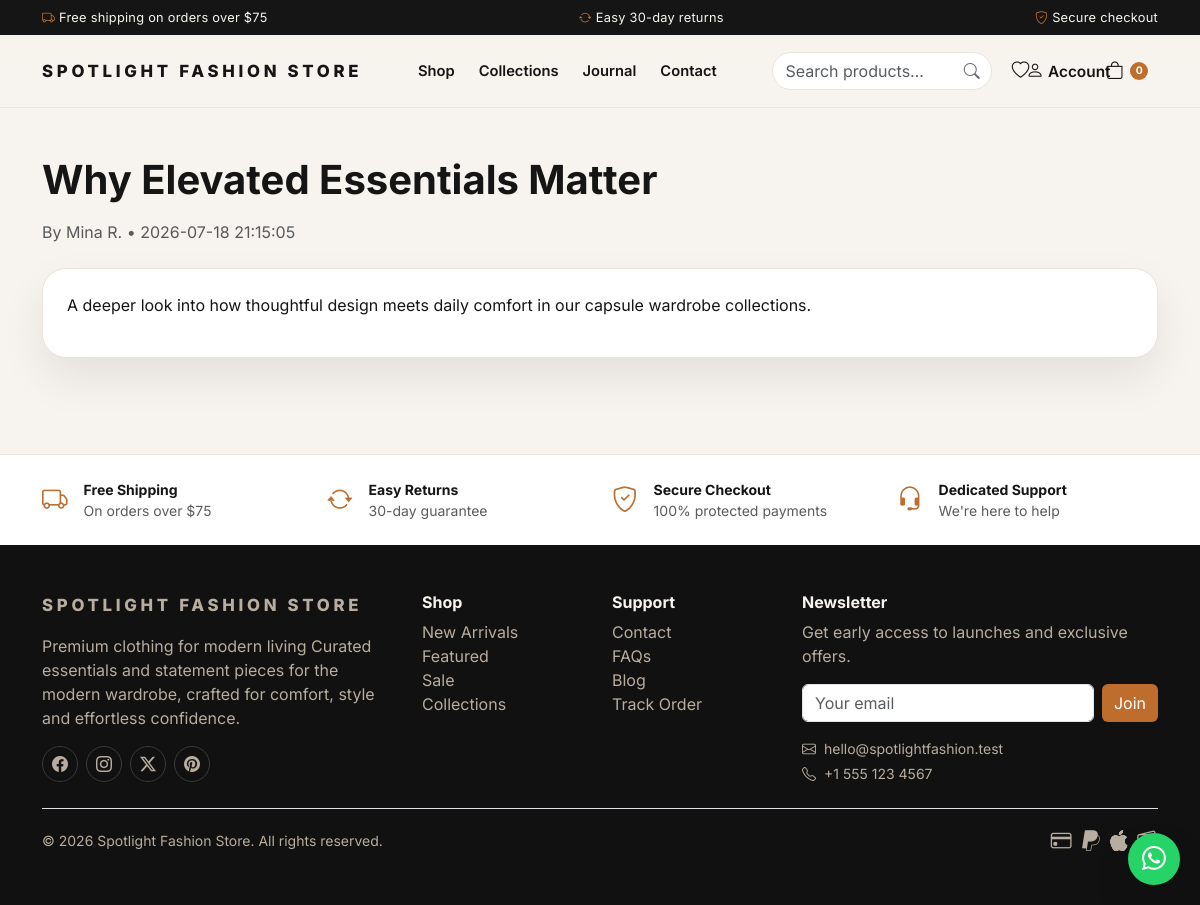
/blog.php?slug=why-elevated-essentials-matter, run on the app's committed database.
### tables this page shows
CREATE TABLE IF NOT EXISTS settings (
    id INT UNSIGNED AUTO_INCREMENT PRIMARY KEY,
    setting_key VARCHAR(100) NOT NULL UNIQUE,
    setting_value TEXT NULL,
    created_at TIMESTAMP DEFAULT CURRENT_TIMESTAMP,
    updated_at TIMESTAMP DEFAULT CURRENT_TIMESTAMP ON UPDATE CURRENT_TIMESTAMP,
    INDEX idx_setting_key (setting_key)
);

CREATE TABLE IF NOT EXISTS blog_posts (
    id INT UNSIGNED AUTO_INCREMENT PRIMARY KEY,
    title VARCHAR(220) NOT NULL,
    slug VARCHAR(220) NOT NULL UNIQUE,
    excerpt TEXT NULL,
    content LONGTEXT NULL,
    featured_image VARCHAR(255) NULL,
    author VARCHAR(120) NULL,
    status ENUM('published','draft') NOT NULL DEFAULT 'draft',
    created_at TIMESTAMP DEFAULT CURRENT_TIMESTAMP,
    updated_at TIMESTAMP DEFAULT CURRENT_TIMESTAMP ON UPDATE CURRENT_TIMESTAMP,
    INDEX idx_blog_posts_slug (slug)
);

### Includes/functions.php (called while the page is built, shortened)
<?php
function db(): PDO {
    static $pdo = null;
    if ($pdo instanceof PDO) {
        return $pdo;
    }
    $dsn = 'mysql:host=' . DB_HOST . ';port=' . DB_PORT . ';dbname=' . DB_NAME . ';charset=utf8mb4';
    try {
        $pdo = new PDO($dsn, DB_USER, DB_PASS, [
            PDO::ATTR_ERRMODE => PDO::ERRMODE_EXCEPTION,
            PDO::ATTR_DEFAULT_FETCH_MODE => PDO::FETCH_ASSOC,
            PDO::ATTR_EMULATE_PREPARES => false,
        ]);
        return $pdo;
    } catch (PDOException $exception) {
        throw new RuntimeException('Database connection failed: ' . $exception->getMessage());
    }
}
function e(string $value): string {
    return htmlspecialchars($value, ENT_QUOTES, 'UTF-8');
}
function get_setting(string $key, string $default = ''): string {
    try {
        $stmt = db()->prepare('SELECT setting_value FROM settings WHERE setting_key = ? LIMIT 1');
        $stmt->execute([$key]);
        $row = $stmt->fetch();
        return $row['setting_value'] ?? $default;
    } catch (Throwable $exception) {
        return $default;
    }
}
function get_cart_count(): int {
    return isset($_SESSION['cart']) ? count($_SESSION['cart']) : 0;
}

### blog.php (the view, shortened to what this page needs)
<?php
require_once __DIR__ . '/Includes/header.php';
$slug = sanitize($_GET['slug'] ?? '');
if ($slug !== '') {
    $stmt = db()->prepare('SELECT id, title, slug, content, excerpt, featured_image, author, created_at FROM blog_posts WHERE slug = ? AND status = "published" LIMIT 1');
    $stmt->execute([$slug]);
    $post = $stmt->fetch();
} else {
    $post = null;
}
?>
<section class="container py-5">
    <?php if ($post): ?>
        <h1 class="fw-bold mb-3"><?php echo e($post['title']); ?></h1>
        <p class="text-muted">By <?php echo e($post['author'] ?? 'Spotlight Team'); ?> • <?php echo e($post['created_at']); ?></p>
        <div class="section-card p-4 mt-4">
            <p><?php echo e($post['content']); ?></p>
        </div>
    <?php endif; ?>
</section>
<?php require_once __DIR__ . '/Includes/footer.php'; ?>

### Includes/header.php (shortened to what this page needs)
<?php
require_once __DIR__ . '/functions.php';
$cartCount = get_cart_count();
$siteName = get_setting('site_name', SITE_NAME);
$siteTagline = get_setting('site_tagline', 'Premium fashion for modern living.');
$currentPage = basename($_SERVER['SCRIPT_NAME']);
$navLinks = [
    'shop.php' => 'Shop',
    'index.php#collections' => 'Collections',
    'index.php#blog' => 'Journal',
    'index.php#contact' => 'Contact',
];
?><!DOCTYPE html>
<html lang="en">
<head>
    <link rel="stylesheet" href="https://cdn.jsdelivr.net/npm/bootstrap@5.3.3/dist/css/bootstrap.min.css">
    <link rel="stylesheet" href="https://cdn.jsdelivr.net/npm/bootstrap-icons@1.11.3/font/bootstrap-icons.css">
    <link rel="stylesheet" href="<?php echo ASSET_URL; ?>css/style.css">
</head>
<body>
<div class="announce-bar">
    <div class="container d-flex justify-content-center justify-content-md-between align-items-center flex-wrap gap-1 py-2">
        <span class="d-none d-md-inline"><i class="bi bi-truck me-1"></i>Free shipping on orders over $75</span>
        <span><i class="bi bi-arrow-repeat me-1"></i>Easy 30-day returns</span>
        <span class="d-none d-md-inline"><i class="bi bi-shield-check me-1"></i>Secure checkout</span>
    </div>
</div>
<header class="topbar">
    <div class="container py-3 d-flex justify-content-between align-items-center gap-3">
        <a class="brand" href="<?php echo BASE_URL; ?>">
            <?php echo e($siteName); ?>
        </a>
        <nav class="d-none d-lg-flex gap-4 align-items-center main-nav">
            <?php foreach ($navLinks as $href => $label): ?>
                <a href="<?php echo BASE_URL . $href; ?>" class="<?php echo (strpos($href, '#') === false && $currentPage === $href) ? 'active' : ''; ?>"><?php echo e($label); ?></a>
            <?php endforeach; ?>
        </nav>
        <div class="d-flex align-items-center gap-1 gap-md-2">
            <form class="search-form d-none d-md-flex" action="<?php echo BASE_URL; ?>shop.php" method="get" role="search">
                <input class="form-control" type="search" name="q" placeholder="Search products…" aria-label="Search products">
                <button type="submit" aria-label="Search"><i class="bi bi-search"></i></button>
            </form>
            <a class="icon-btn d-none d-sm-inline-flex" href="<?php echo BASE_URL; ?>User/wishlist.php" aria-label="Wishlist" title="Wishlist"><i class="bi bi-heart"></i></a>
            <a class="icon-btn" href="<?php echo isset($_SESSION['user_id']) ? BASE_URL . 'User/profile.php' : BASE_URL . 'login.php'; ?>" aria-label="Account" title="Account">
                <i class="bi bi-person"></i>
                <span class="d-none d-lg-inline ms-1 small fw-semibold"><?php echo isset($_SESSION['user_name']) ? e(explode(' ', $_SESSION['user_name'])[0]) : 'Account'; ?></span>
            </a>
            <a class="icon-btn cart-btn" href="<?php echo BASE_URL; ?>cart.php" aria-label="Cart">
                <i class="bi bi-bag"></i>
                <span class="cart-count" data-cart-count><?php echo (int) $cartCount; ?></span>
            </a>
        </div>
    </div>
</header>
<main class="pb-5">

### Includes/footer.php (shortened to what this page needs)
</main>
<section class="usp-bar py-4">
    <div class="container">
        <div class="row g-4 text-center text-md-start">
            <div class="col-6 col-md-3 d-flex align-items-center gap-3 justify-content-center justify-content-md-start">
                <i class="bi bi-truck"></i>
                <div>
                    <div class="fw-bold small">Free Shipping</div>
                    <div class="text-muted small">On orders over $75</div>
                </div>
            </div>
            <div class="col-6 col-md-3 d-flex align-items-center gap-3 justify-content-center justify-content-md-start">
                <i class="bi bi-arrow-repeat"></i>
                <div>
                    <div class="fw-bold small">Easy Returns</div>
                    <div class="text-muted small">30-day guarantee</div>
                </div>
            </div>
            <div class="col-6 col-md-3 d-flex align-items-center gap-3 justify-content-center justify-content-md-start">
                <i class="bi bi-shield-check"></i>
                <div>
                    <div class="fw-bold small">Secure Checkout</div>
                    <div class="text-muted small">100% protected payments</div>
                </div>
            </div>
            <div class="col-6 col-md-3 d-flex align-items-center gap-3 justify-content-center justify-content-md-start">
                <i class="bi bi-headset"></i>
                <div>
                    <div class="fw-bold small">Dedicated Support</div>
                    <div class="text-muted small">We're here to help</div>
                </div>
            </div>
        </div>
    </div>
</section>
<footer class="footer py-5">
    <div class="container">
        <div class="row g-4">
            <div class="col-lg-4">
                <a class="brand d-inline-block mb-3" href="<?php echo BASE_URL; ?>"><?php echo e($siteName); ?></a>
                <p class="text-muted"><?php echo e($siteTagline); ?> Curated essentials and statement pieces for the modern wardrobe, crafted for comfort, style and effortless confidence.</p>
                <div class="d-flex gap-2 mt-3 footer-social">
                    <a href="#" aria-label="Facebook"><i class="bi bi-facebook"></i></a>
                    <a href="#" aria-label="Instagram"><i class="bi bi-instagram"></i></a>
                    <a href="#" aria-label="Twitter"><i class="bi bi-twitter-x"></i></a>
                    <a href="#" aria-label="Pinterest"><i class="bi bi-pinterest"></i></a>
                </div>
            </div>
            <div class="col-6 col-lg-2">
                <h6 class="fw-bold">Shop</h6>
                <ul class="list-unstyled text-muted">
                    <li><a href="<?php echo BASE_URL; ?>shop.php">New Arrivals</a></li>
                    <li><a href="<?php echo BASE_URL; ?>shop.php">Featured</a></li>
                    <li><a href="<?php echo BASE_URL; ?>shop.php">Sale</a></li>
                    <li><a href="<?php echo BASE_URL; ?>index.php#collections">Collections</a></li>
                </ul>
            </div>
            <div class="col-6 col-lg-2">
                <h6 class="fw-bold">Support</h6>
                <ul class="list-unstyled text-muted">
                    <li><a href="<?php echo BASE_URL; ?>index.php#contact">Contact</a></li>
                    <li><a href="<?php echo BASE_URL; ?>index.php#faq">FAQs</a></li>
                    <li><a href="<?php echo BASE_URL; ?>index.php#blog">Blog</a></li>
                    <li><a href="<?php echo BASE_URL; ?>cart.php">Track Order</a></li>
                </ul>
            </div>
            <div class="col-lg-4">
                <h6 class="fw-bold">Newsletter</h6>
                <p class="text-muted">Get early access to launches and exclusive offers.</p>
                <form class="newsletter-form d-flex gap-2" method="post" action="<?php echo BASE_URL; ?>index.php">
                    <input class="form-control" type="email" name="email" placeholder="Your email" required>
                    <button class="btn btn-accent" type="submit">Join</button>
                </form>
                <div class="d-flex align-items-center gap-2 text-muted small mt-3">
                    <i class="bi bi-envelope"></i><span><?php echo e(SITE_EMAIL); ?></span>
                </div>
                <div class="d-flex align-items-center gap-2 text-muted small mt-1">
                    <i class="bi bi-telephone"></i><span><?php echo e(SITE_PHONE); ?></span>
                </div>
            </div>
        </div>
        <div class="d-flex flex-column flex-md-row justify-content-between align-items-center gap-2 border-top mt-4 pt-3 text-muted small">
            <span>&copy; <?php echo date('Y'); ?> <?php echo e($siteName); ?>. All rights reserved.</span>
            <div class="d-flex align-items-center gap-2 payment-icons">
                <i class="bi bi-credit-card"></i>
                <i class="bi bi-paypal"></i>
                <i class="bi bi-apple"></i>
            </div>
        </div>
    </div>
</footer>
<a class="whatsapp-float" href="https://wa.me/15551234567" target="_blank" rel="noopener" aria-label="Chat on WhatsApp">
    <i class="bi bi-whatsapp"></i>
</a>
</body>
</html>

### Assets/css/style.css (style rules this page uses)
:root { --bg: #f7f4ef; --surface: #fffdf9; --text: #151515; --muted: #6b6b6b; --accent: #be6d2c; --accent-dark: #8b4613; --accent-light: #f6e6d8; --border: #ece4db; --shadow: 0 20px 45px rgba(17, 17, 17, 0.08); --shadow-sm: 0 8px 20px rgba(17, 17, 17, 0.06); --radius-lg: 1.5rem; --radius-md: 1rem; }
* { box-sizing: border-box; }
html { scroll-behavior: smooth; scroll-padding-top: 6.5rem; }
body { font-family: "Inter", sans-serif; background: var(--bg); color: var(--text); overflow-x: hidden; }
a { text-decoration: none; color: inherit; }
.btn-accent { background: var(--accent); color: white; border: none; }
.announce-bar { background: var(--text); color: #f7f4ef; font-size: 0.8rem; letter-spacing: 0.02em; }
.announce-bar i { color: var(--accent); }
.brand { font-weight: 800; letter-spacing: 0.22em; text-transform: uppercase; font-size: 1.05rem; white-space: nowrap; }
.topbar { position: sticky; top: 0; z-index: 1030; background: rgba(247, 244, 239, 0.95); backdrop-filter: blur(14px); border-bottom: 1px solid var(--border); }
.main-nav a { position: relative; font-weight: 600; font-size: 0.92rem; color: var(--text); padding: 0.35rem 0; }
.main-nav a::after { content: ""; position: absolute; left: 0; bottom: -2px; width: 0; height: 2px; background: var(--accent); transition: width 0.2s ease; }
.search-form { position: relative; align-items: center; }
.search-form .form-control { width: 220px; border-radius: 999px; padding-right: 2.5rem; border-color: var(--border); background: white; }
.search-form button { position: absolute; right: 0.3rem; top: 50%; transform: translateY(-50%); border: none; background: transparent; color: var(--muted); width: 2rem; height: 2rem; border-radius: 50%; display: flex; align-items: center; justify-content: center; }
.icon-btn { position: relative; display: inline-flex; align-items: center; justify-content: center; width: 2.5rem; height: 2.5rem; border-radius: 50%; font-size: 1.1rem; color: var(--text); transition: background 0.2s ease, color 0.2s ease; }
.icon-btn.cart-btn { width: auto; padding: 0 0.6rem; gap: 0.25rem; }
.cart-count { position: absolute; top: -0.15rem; right: -0.15rem; background: var(--accent); color: white; font-size: 0.65rem; font-weight: 700; min-width: 1.15rem; height: 1.15rem; border-radius: 50%; display: flex; align-items: center; justify-content: center; padding: 0 0.2rem; }
.icon-btn.cart-btn .cart-count { position: static; margin-left: 0.15rem; }
.section-card { background: white; border-radius: var(--radius-lg); box-shadow: var(--shadow); border: 1px solid var(--border); }
.usp-bar { background: white; border-top: 1px solid var(--border); }
.usp-bar i { font-size: 1.6rem; color: var(--accent); flex-shrink: 0; }
.footer { background: #111; color: #f7f4ef; }
.footer a, .footer .text-muted, .footer p { color: #b7ada0 !important; }
.footer h5, .footer h6 { color: #f7f4ef; }
.footer-social a { width: 2.25rem; height: 2.25rem; border-radius: 50%; border: 1px solid #3a3a3a; display: inline-flex; align-items: center; justify-content: center; }
.payment-icons i { font-size: 1.3rem; }
.whatsapp-float { position: fixed; right: 1.25rem; bottom: 1.25rem; width: 3.25rem; height: 3.25rem; background: #25d366; color: white; border-radius: 50%; display: flex; align-items: center; justify-content: center; font-size: 1.5rem; box-shadow: var(--shadow); z-index: 1050; }

### data on the page
settings: setting_value "SPOTLIGHT FASHION STORE", setting_value "Spotlight Fashion Store"
blog_posts: title "Why Elevated Essentials Matter", author "Mina R.", created_at "2026-07-18 21:15:05", content "A deeper look into how thoughtful design meets daily comfort in our capsule wardrobe collections."
settings: setting_value "Premium clothing for modern living"

### other printed values
$label "Shop"
$label "Collections"
$label "Journal"
$label "Contact"
$cartCount "0"
SITE_EMAIL "hello@spotlightfashion.test"
SITE_PHONE "+1 555 123 4567"
